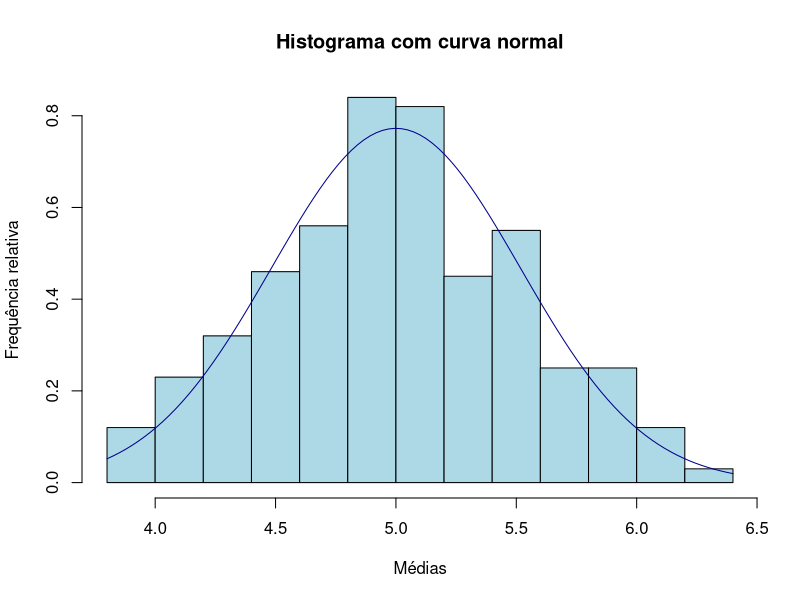
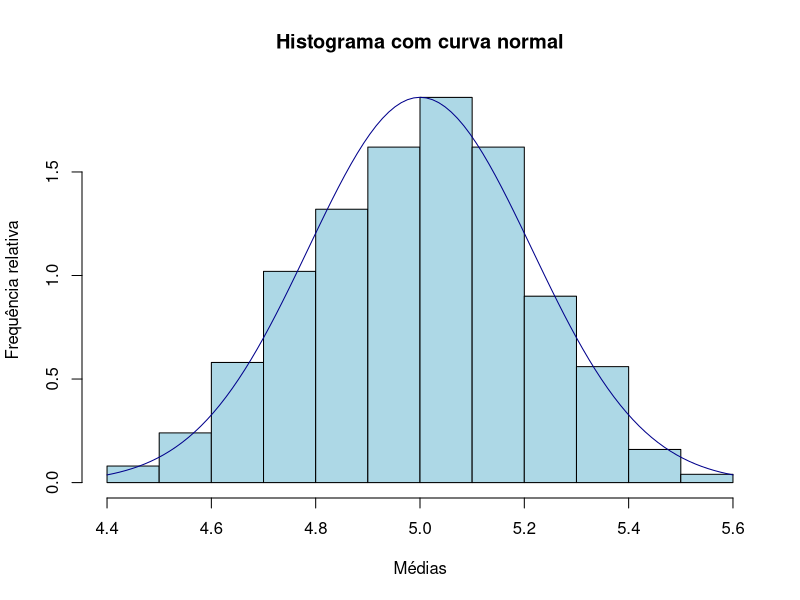
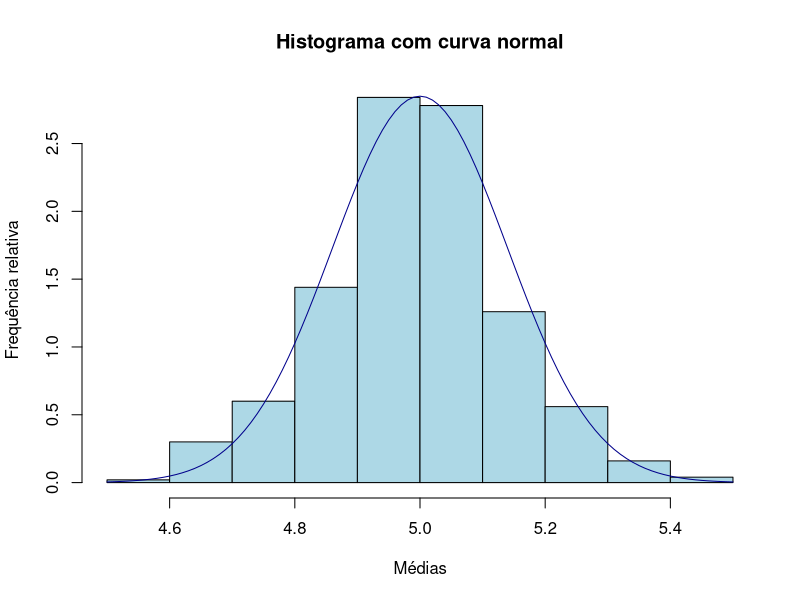

The R source for these figures, in order:
library(ggplot2)
seed <- 1637
num_amostras <- 500
lim_inf <- 3
lim_sup <- 7
valorEsperado <- (lim_inf + lim_sup) / 2

histograma_n <- function(n) {
  vetor_medias <- c()
  i = 0
  set.seed(seed)
  while (i < num_amostras) {
    amostra <- runif(n, min = lim_inf, max = lim_sup)
    vetor_medias <- append(vetor_medias, mean(amostra))
    i <- i + 1
  }
  return(vetor_medias)
}


desenha <- function(n) {
  Vx <- (16 / 12) / n
  desvio <- sqrt(Vx)
  medias <- histograma_n(n)

  hist(medias, col ='lightblue', freq = FALSE,
       main = "Histograma com curva normal",
       xlab = "Médias", ylab = "Frequência relativa")
  curve(dnorm(x, mean = valorEsperado, sd = desvio), add = TRUE, col = "darkblue")
}

desenha(5)
desenha(29)
desenha(68)
